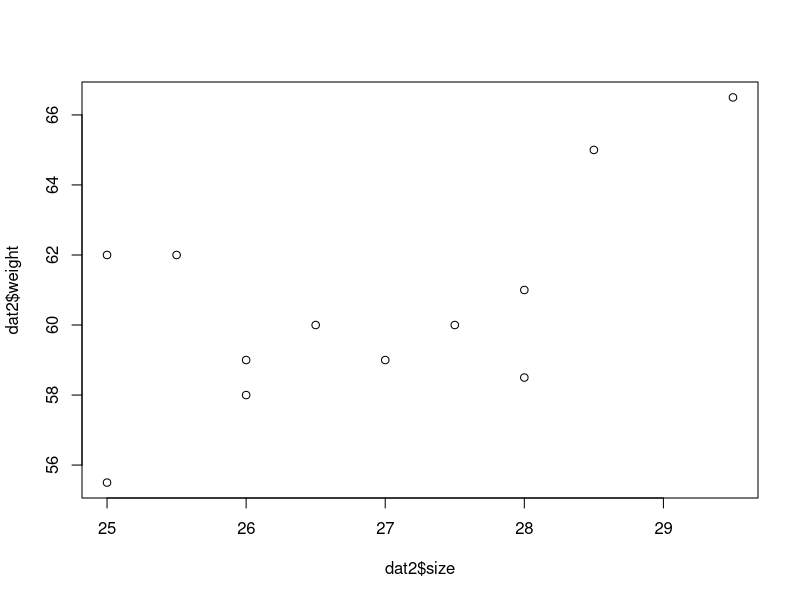
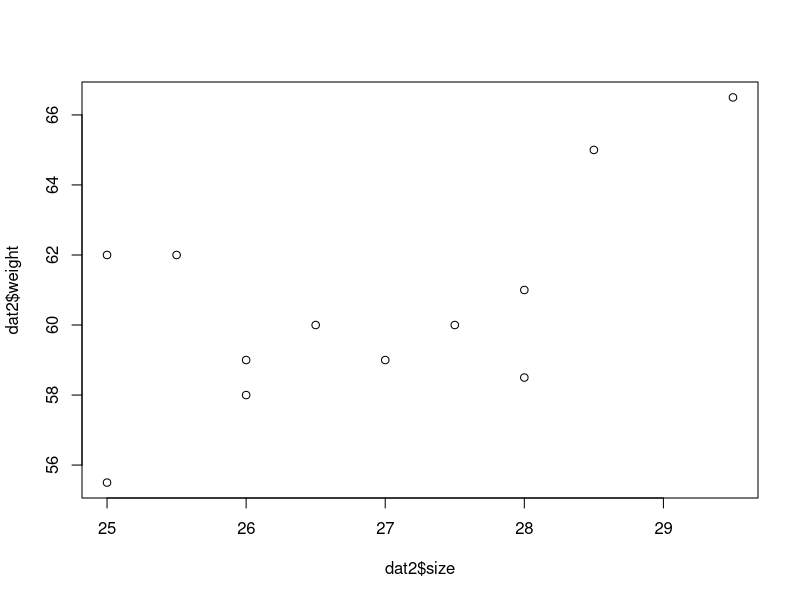
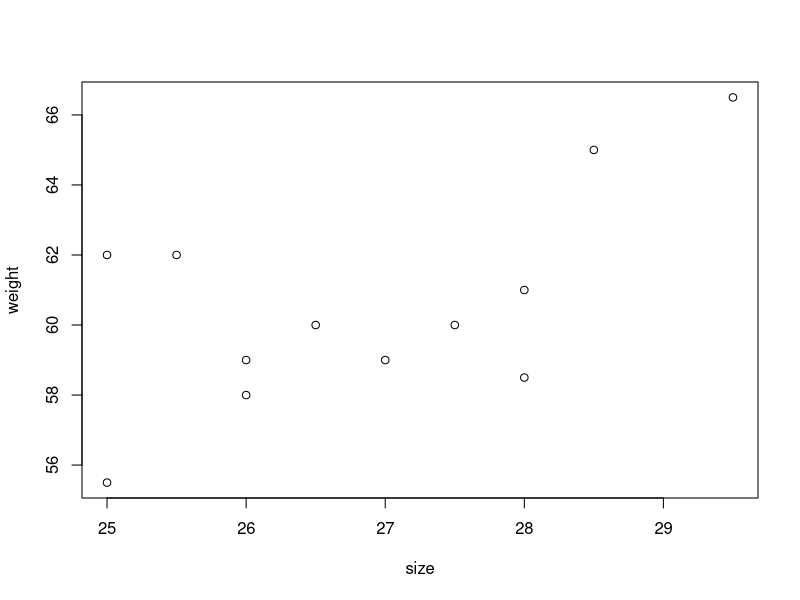
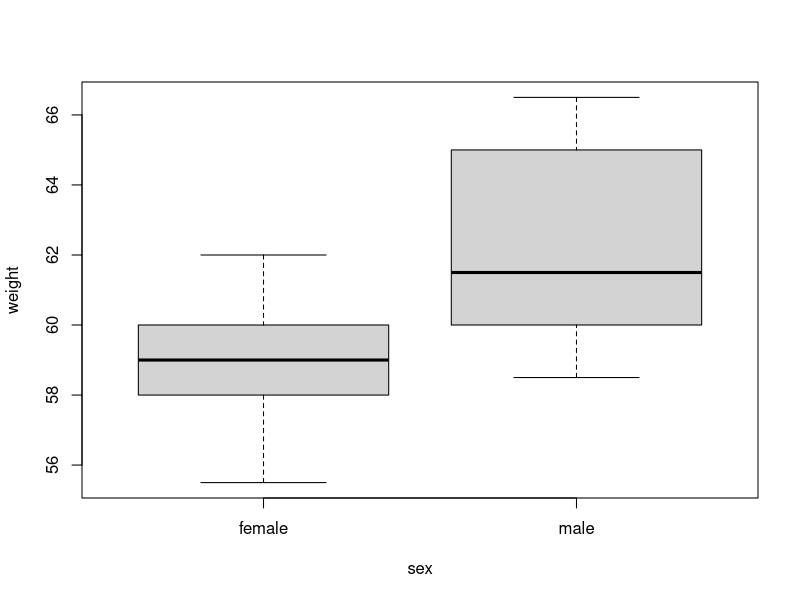

Write the R code that produced these figures, in order.
#data import problems

errdat <- read.csv("data/SampleData_w_errors.csv")
errdat

#problems: extra row

############## look at structure of data #######################
str(errdat)      #tells you the type (character or numbers)
#problem: weight and size should be numbers but they are characters
errdat$size #they are in quotes
mean(errdat$size) #you can't calculate the mean because they are characters


################ Address problems #########################

#2 ways to fix these problems:
  #1. go to excel file and fix them. Problem: you don't want to mess with raw data.
  #   Also, data versions may be inconsistent
  #2. fix the problems in the R script. You have a record of these changes
  #   and makes the error-checking process reproducible


####Problem: weight is not a number####
#it is interpreted as a character in part because one of the values is a character
errdat$weight
#this problem is caused by the inclusion of "#N/A!" as a value
#solution: tell R that this is a missing value when importing the data
errdat <- read.csv("data/SampleData_w_errors.csv", na.strings="#N/A!")
#this tells R that "#N/A!" should be treated as NA
errdat
errdat$weight
#now it is numeric, and the empty value got designated as NA too because it's numeric.


#### Problem: size is not a number ####
#also designate ** as NA
errdat <- read.csv("data/SampleData_w_errors.csv", na.strings=c("#N/A!", "**"))
#need to concatenate the two
errdat
errdat$size
str(errdat)
mean(errdat$size, na.rm=T) #tells it to remove the NAs when calculating


#### Problem: need to remove column X ####
names(errdat) #gives you all the column names
names(errdat) == "X" #"does this column name equal X?" for each column
which(names(errdat)=="X") #which column is called X?
errdat[,which(names(errdat)=="X")] #gives you the values for the column called X in dataframe errdat
dat=errdat[,which(names(errdat)!="X")] #gives you all of the columns except the one called X
dat

#### Problem: a row has no data ####
#think about what criteria you want for removing rows
#let's remove rows that are missing an individual ID
dat$Indiv_ID
dat2 <- dat[which(dat$Indiv_ID!=""),] #exclude blank Indiv_ID rows
#by naming these new dataframes differently, we avoid overwriting the raw data
#avoid having code do different things based on where in the process it is
dat2


################################### Plotting basics ###################################
plot(dat2$size, dat2$weight) #plot two continuous variables, "x, y"

plot(dat2$weight~dat2$size) #same plot in formula notation, "y ~ x"

plot(weight~size, data=dat2) #you can also use variable names in the formula
                             #and then data= to designate dataframe


boxplot(weight~sex, data=dat2)

